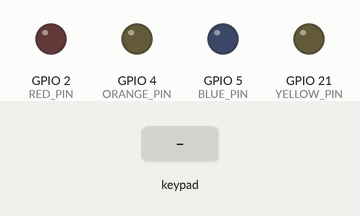
This sketch was run on a simulated ESP32. On the bench: output pins drawn as LEDs (lit = HIGH). Inputs (shaded band) come from the test bench. Nothing arrives over Bluetooth unless stated; what the sketch prints to the serial monitor is not drawn.

Above: at 1.2 s.
1.3 s: key 'U' pressed
At 1.55 s:
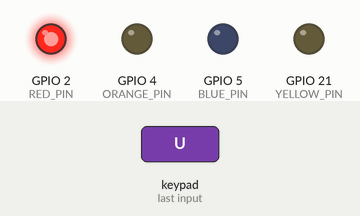
3.2 s: key 'D' pressed
At 3.45 s:
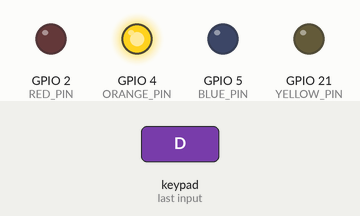
5.1 s: key 'L' pressed
At 5.35 s:
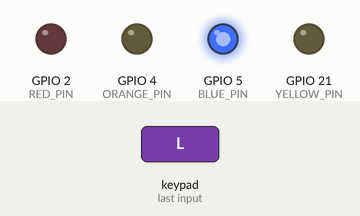
7.0 s: key 'R' pressed
At 7.25 s:
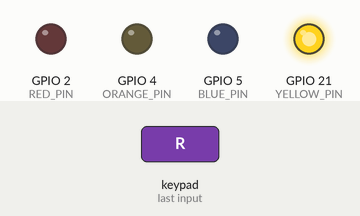
Timing chart, 0 to 9.9 s (numbered marks = the images above; inputs shaded):
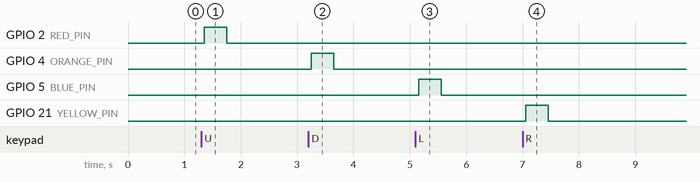

Measured:
- after the input at 1.3 s, GPIO 2 (RED_PIN): LOW → HIGH after 0.05 s, → LOW 0.40 s later
- after the input at 3.2 s, GPIO 4 (ORANGE_PIN): LOW → HIGH after 0.05 s, → LOW 0.40 s later
- after the input at 5.1 s, GPIO 5 (BLUE_PIN): LOW → HIGH after 0.06 s, → LOW 0.40 s later
- after the input at 7.0 s, GPIO 21 (YELLOW_PIN): LOW → HIGH after 0.06 s, → LOW 0.40 s later

The sketch:

2025Robot.ino
```cpp
#include <ps5Controller.h>

const int RED_PIN = 2;    // up
const int ORANGE_PIN = 4; // down
const int BLUE_PIN = 5;   // left
const int YELLOW_PIN = 21; // right

bool connected = false;

const int DEADZONE = 40;

// change MAC here for different controllers
const char* TARGET_MAC = "ac:36:1b:28:34:c5"; // black ds

void onConnect() {
  if (!connected) {
    Serial.println("Controller paired!");
    connected = true;
  }
}

void setup() {
  Serial.begin(115200);
  pinMode(RED_PIN, OUTPUT);
  pinMode(ORANGE_PIN, OUTPUT);
  pinMode(BLUE_PIN, OUTPUT);
  pinMode(YELLOW_PIN, OUTPUT);

  // initialise controller using MAC address
  ps5.begin(TARGET_MAC);
  ps5.attach(onConnect);

  Serial.print("Looking for PS5 controller, MAC Address: ");
  Serial.println(TARGET_MAC);

}

void loop() {
  if (!ps5.isConnected()) {
    connected = false;
    return;
  }

  int x = ps5.LStickX(); // -128 to 127
  int y = ps5.LStickY(); // -128 to 127

  // reset LEDs
  digitalWrite(RED_PIN, LOW);
  digitalWrite(ORANGE_PIN, LOW);
  digitalWrite(BLUE_PIN, LOW);
  digitalWrite(YELLOW_PIN, LOW);

  if (y < -DEADZONE) digitalWrite(RED_PIN, HIGH);       // up
  else if (y > DEADZONE) digitalWrite(ORANGE_PIN, HIGH); // down

  if (x < -DEADZONE) digitalWrite(BLUE_PIN, HIGH);       // left
  else if (x > DEADZONE) digitalWrite(YELLOW_PIN, HIGH); // right

  if (ps5.Up()) digitalWrite(RED_PIN, HIGH);
  if (ps5.Down()) digitalWrite(ORANGE_PIN, HIGH);
  if (ps5.Left()) digitalWrite(BLUE_PIN, HIGH);
  if (ps5.Right()) digitalWrite(YELLOW_PIN, HIGH);

  if (ps5.Square()) Serial.println("Square pressed");
  if (ps5.Cross())  Serial.println("Cross pressed");
  if (ps5.Circle()) Serial.println("Circle pressed");
  if (ps5.Triangle()) Serial.println("Triangle pressed");

  if (ps5.L1()) Serial.println("L1 pressed");
  if (ps5.R1()) Serial.println("R1 pressed");

  if (ps5.L2()) {
    Serial.printf("L2 val: %d\n", ps5.L2Value());
  }

  if (ps5.R2()) {
    Serial.printf("R2 val: %d\n", ps5.R2Value());
  }

  // Serial.printf("Stick: (%d, %d)\n", x, y);

  delay(50);
}
```
